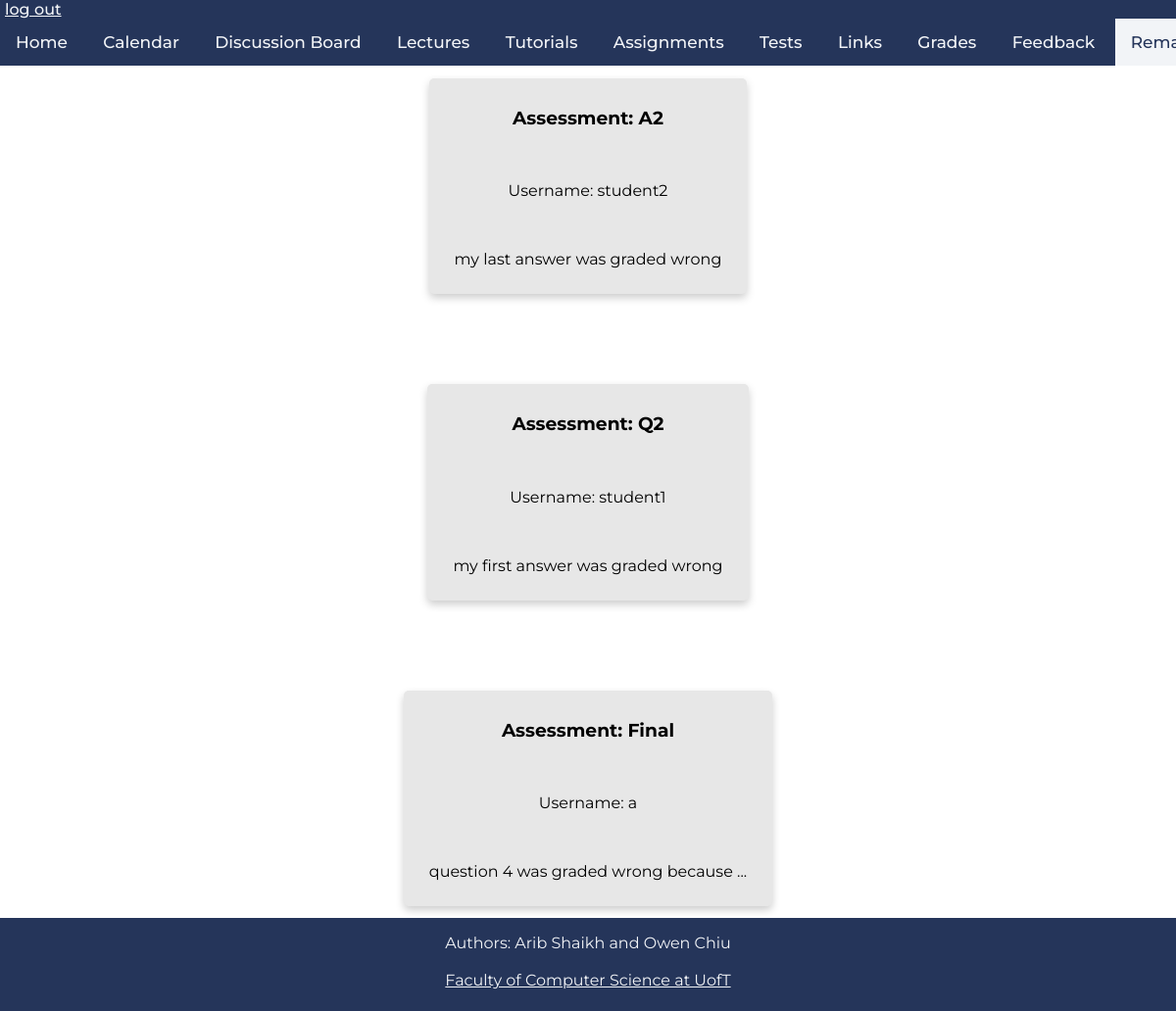
Page /remark (signed in) on the earlier database version.
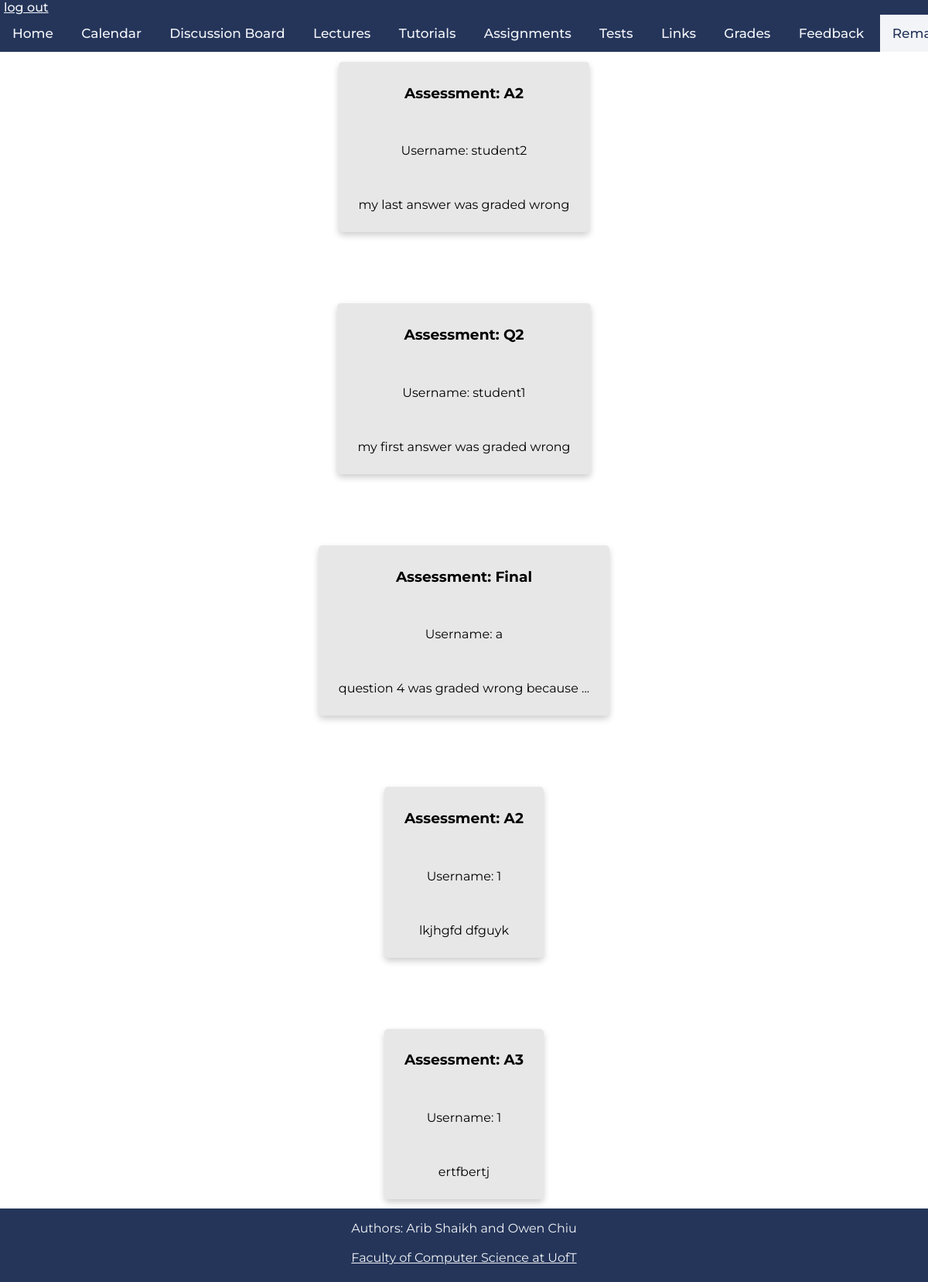
Same page on the later database version.
### tables this page shows
CREATE TABLE remark_requests(
	username VARCHAR(256) NOT NULL,
	mark_id VARCHAR(256) NOT NULL,
	comment VARCHAR(256),
	FOREIGN KEY(username) REFERENCES students(username)
	);

### app.py (the view)
@app.route('/remark')
def remark():
	if 'username' in session:
		if session.get('instructor'):
			db = get_db()
			db.row_factory = make_dicts
			remarks = query_db("SELECT username, mark_id, comment FROM remark_requests", one=False)
			db.close()
			return render_template("remark.html", remarks = remarks)
	return render_template("remark.html", message=request.args.get('message'))

### app.py (called while the page is built)
def get_db():
    db = getattr(g, '_database', None)
    if db is None:
        db = g._database = sqlite3.connect(DATABASE)
    return db

def make_dicts(cursor, row):
    return dict((cursor.description[idx][0], value)
                for idx, value in enumerate(row))

def query_db(query, args=(), one=False):
    cur = get_db().execute(query, args)
    rv = cur.fetchall()
    cur.close()
    return (rv[0] if rv else None) if one else rv

@app.teardown_appcontext
def close_connection(exception):
    db = getattr(g, '_database', None)
    if db is not None:
        db.close()

### templates/remark.html (shortened to what this page needs)
<!DOCTYPE html>
<html>
    <head>
        <link rel="stylesheet" href="../static/css/main.css" />
        <link rel="stylesheet" href="../static/css/remark.css" />
        <link rel="stylesheet" href="../static/css/navbar_footer.css" />
    </head>
    <body>
        <div class="navbar">
            <a class="logout" href="./logout">log out</a>
            <div class="links">
                <a href="./">Home</a>
                <a href="./calendar">Calendar</a>
                <a href="https://piazza.com/class/kk052lckppx73x" target="_blank">Discussion Board</a>
                <a href="./lectures">Lectures</a>
                <a href="./tutorials">Tutorials</a>
                <a href="./assignments">Assignments</a>
                <a href="./tests">Tests</a>
                <a href="./links">Links</a>
                <a href="./grades">Grades</a>
                <a href="./feedback">Feedback</a>
                <a href="./remark" class="active-page">Remark Request</a>
            </div>
        </div>
        {% if session['instructor'] %}
        {% for requests in remarks %}
            <div class = "remarkBox">
                <h3>Assessment: {{requests['mark_id']}}</h3><br>
                <p>Username: {{requests['username']}}</p><br>
                <p>{{requests['comment']}}</p>
            </div>
        {% endfor %}
        {% endif %}
        <footer>
                <p>Authors: Arib Shaikh and Owen Chiu<br>
                <br>
                <a href="https://web.cs.toronto.edu/" target="_blank">Faculty of Computer Science at UofT</a></p>
            </footer>

Differences in the rows shown:
added remark_requests: mark_id "A2", username "1", comment "lkjhgfd dfguyk"
added remark_requests: mark_id "A3", username "1", comment "ertfbertj"
